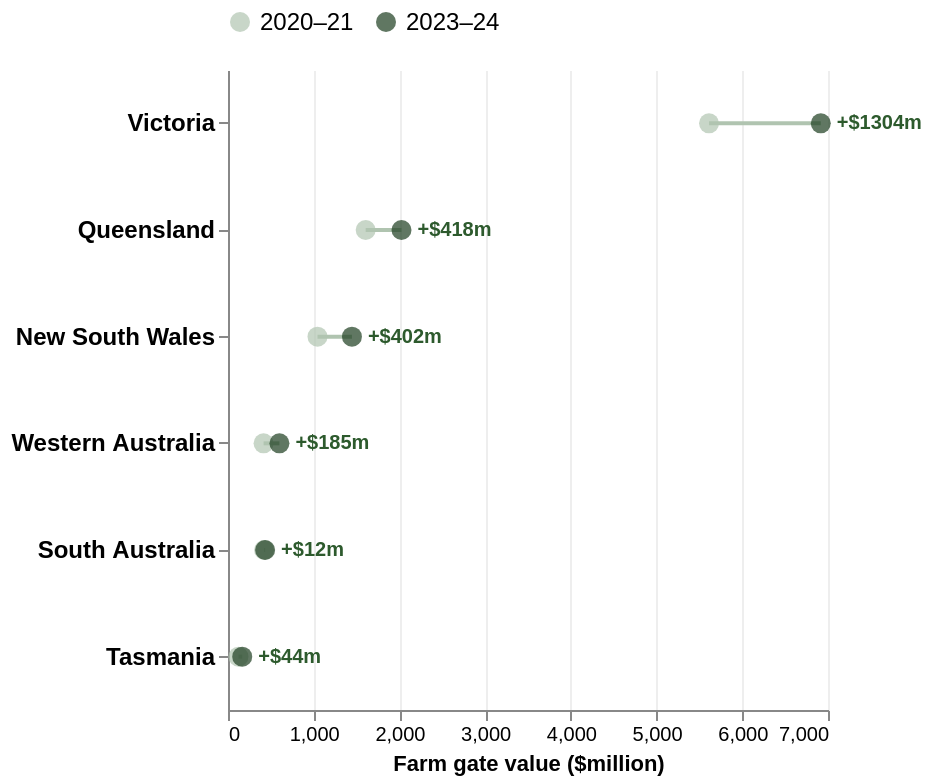

Vega-Lite specification stored for this chart:
### Vega-Lite specification from a JSON file in a GitHub repository (floating-point values rounded to 4 significant figures)
{"$schema": "https://vega.github.io/schema/vega-lite/v5.json", "description": "Connected dot plot (dumbbell) showing change in farm gate value from 2020-21 to 2023-24 by state", "width": "container", "height": 320, "data": {"values": [{"state": "Victoria", "val2020": 5612, "val2023": 6916, "change": 1304}, {"state": "Queensland", "val2020": 1606, "val2023": 2024, "change": 418}, {"state": "New South Wales", "val2020": 1044, "val2023": 1446, "change": 402}, {"state": "Western Australia", "val2020": 415, "val2023": 600, "change": 185}, {"state": "South Australia", "val2020": 421, "val2023": 433, "change": 12}, {"state": "Tasmania", "val2020": 122, "val2023": 166, "change": 44}]}, "layer": [{"mark": {"type": "rule", "strokeWidth": 2, "color": "#b0c4b0"}, "encoding": {"y": {"field": "state", "type": "nominal", "sort": {"field": "val2023", "order": "descending"}, "axis": {"title": null, "labelFontSize": 12, "labelFontWeight": "bold"}}, "x": {"field": "val2020", "type": "quantitative"}, "x2": {"field": "val2023"}}}, {"transform": [{"fold": ["val2020", "val2023"], "as": ["year_key", "value"]}, {"calculate": "datum.year_key === 'val2020' ? '2020–21' : '2023–24'", "as": "year_label"}], "mark": {"type": "point", "filled": true, "size": 100}, "encoding": {"y": {"field": "state", "type": "nominal", "sort": {"field": "val2023", "order": "descending"}, "axis": {"title": null}}, "x": {"field": "value", "type": "quantitative", "axis": {"title": "Farm gate value ($million)", "titleFontSize": 11, "grid": true, "gridColor": "#eeeeee", "labelFontSize": 10}}, "color": {"field": "year_label", "type": "nominal", "scale": {"domain": ["2020–21", "2023–24"], "range": ["#b0c4b0", "#1c3d1f"]}, "legend": {"title": null, "orient": "top", "labelFontSize": 12}}, "tooltip": [{"field": "state", "title": "State"}, {"field": "year_label", "title": "Year"}, {"field": "value", "title": "Farm gate value ($m)", "format": ","}]}}, {"transform": [{"calculate": "'+$' + datum.change + 'm'", "as": "change_label"}], "mark": {"type": "text", "align": "left", "dx": 8, "fontSize": 10, "fontWeight": "bold", "color": "#2d5a2d"}, "encoding": {"y": {"field": "state", "type": "nominal", "sort": {"field": "val2023", "order": "descending"}}, "x": {"field": "val2023", "type": "quantitative"}, "text": {"field": "change_label"}}}], "config": {"view": {"stroke": "transparent"}}}
